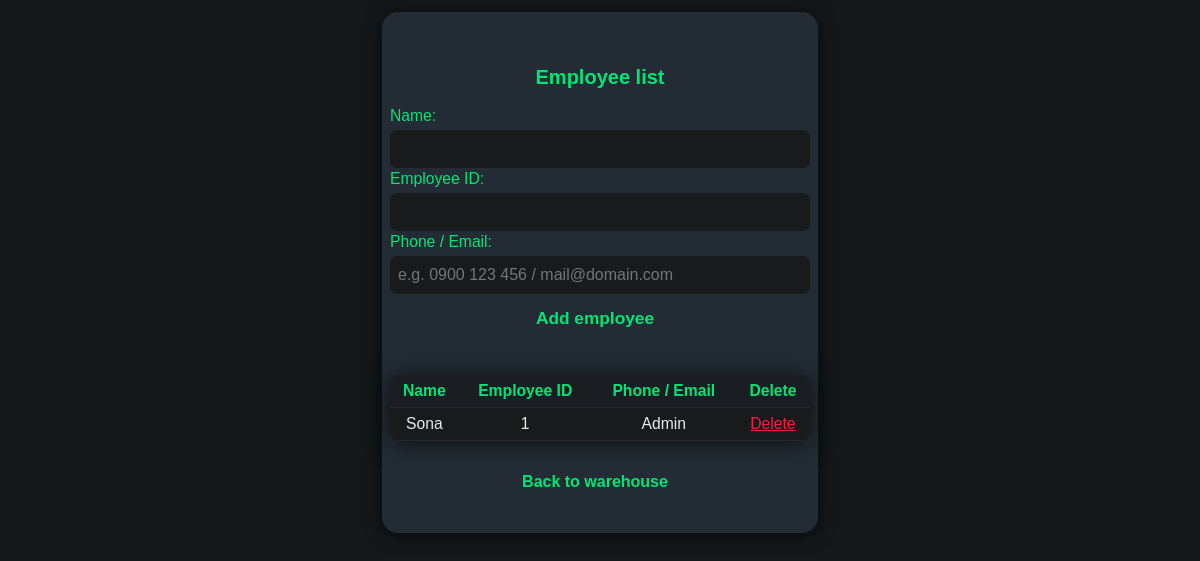
The page /technicians.php on the database as committed earlier.
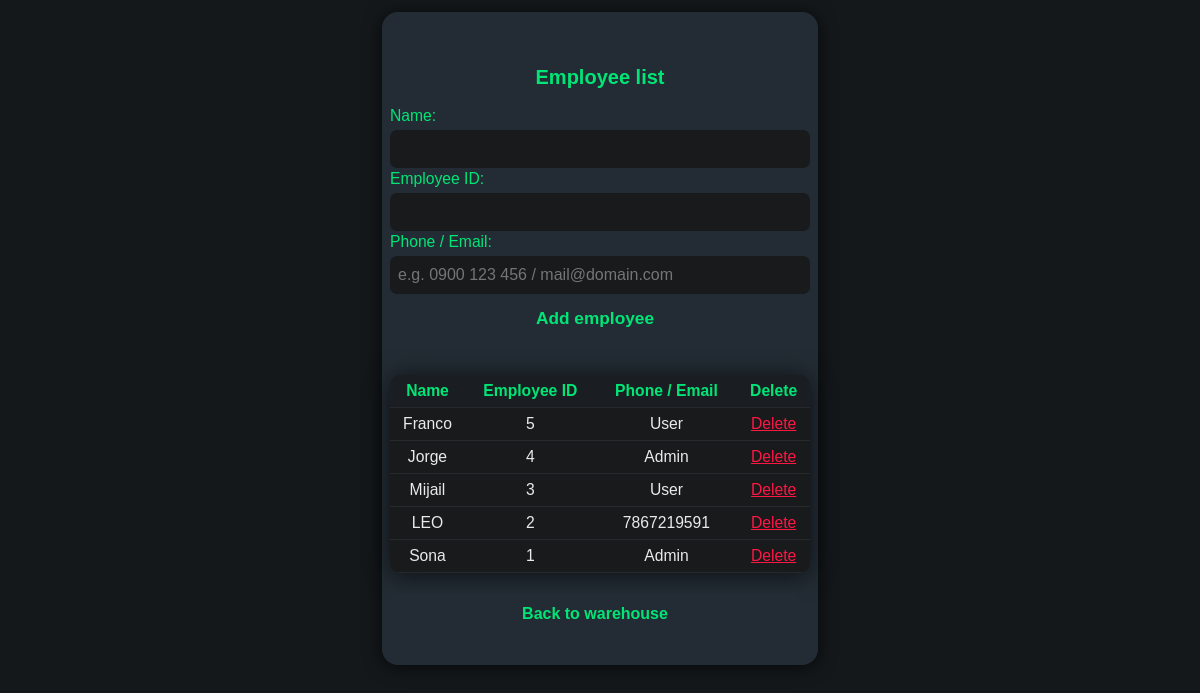
The same page on the database as committed later.
### tables this page shows
CREATE TABLE technicians (
    id INTEGER PRIMARY KEY AUTOINCREMENT,
    name TEXT,
    employee_id TEXT,
    phone TEXT
);

### technicians.php (the view, shortened to what this page needs)
<?php
require_once 'db.php';
$techs = $db->query("SELECT * FROM technicians ORDER BY id DESC")->fetchAll(PDO::FETCH_ASSOC);
?>
<!DOCTYPE html>
<html lang="en">
<head>
    <link rel="stylesheet" href="assets/style.css">
</head>
<body>
    <div class="container">
        <h2>Employee list</h2>
        <form method="POST" style="margin-bottom:24px;">
            <div class="employee-row">
                <label>Name:</label>
                <input type="text" name="name" required>
                <label>Employee ID:</label>
                <input type="text" name="employee_id" required>
                <label>Phone / Email:</label>
                <input type="text" name="contact" placeholder="e.g. 0900 123 456 / mail@domain.com" required>
                <button type="submit" name="add" class="btn">Add employee</button>
            </div>
        </form>
        <div class="tech-table">
        <table>
            <thead>
            <tr>
                <th>Name</th>
                <th>Employee ID</th>
                <th>Phone / Email</th>
                <th>Delete</th>
            </tr>
            </thead>
            <tbody>
            <?php foreach ($techs as $tech): ?>
            <tr>
                <td data-label="Name"><?= htmlspecialchars($tech['name']) ?></td>
                <td data-label="Employee ID"><?= htmlspecialchars($tech['employee_id']) ?></td>
                <td data-label="Phone / Email"><?= htmlspecialchars($tech['phone']) ?></td>
                <td data-label="Delete">
                    <a href="?delete=<?= $tech['id'] ?>" onclick="return confirm('Delete this employee?')" style="color:#ff1744;">Delete</a>
                </td>
            </tr>
            <?php endforeach; ?>
            </tbody>
        </table>
        </div>
        <a href="index.php" class="btn" style="background:#232c34;color:#00e676;">Back to warehouse</a>
    </div>
</body>
</html>

Rows that differ between the two databases and show on the page:
added technicians: name "Franco", employee "5", phone "User"
added technicians: name "Jorge", employee "4", phone "Admin"
added technicians: name "Mijail", employee "3", phone "User"
added technicians: name "LEO", employee "2", phone "7867219591"
